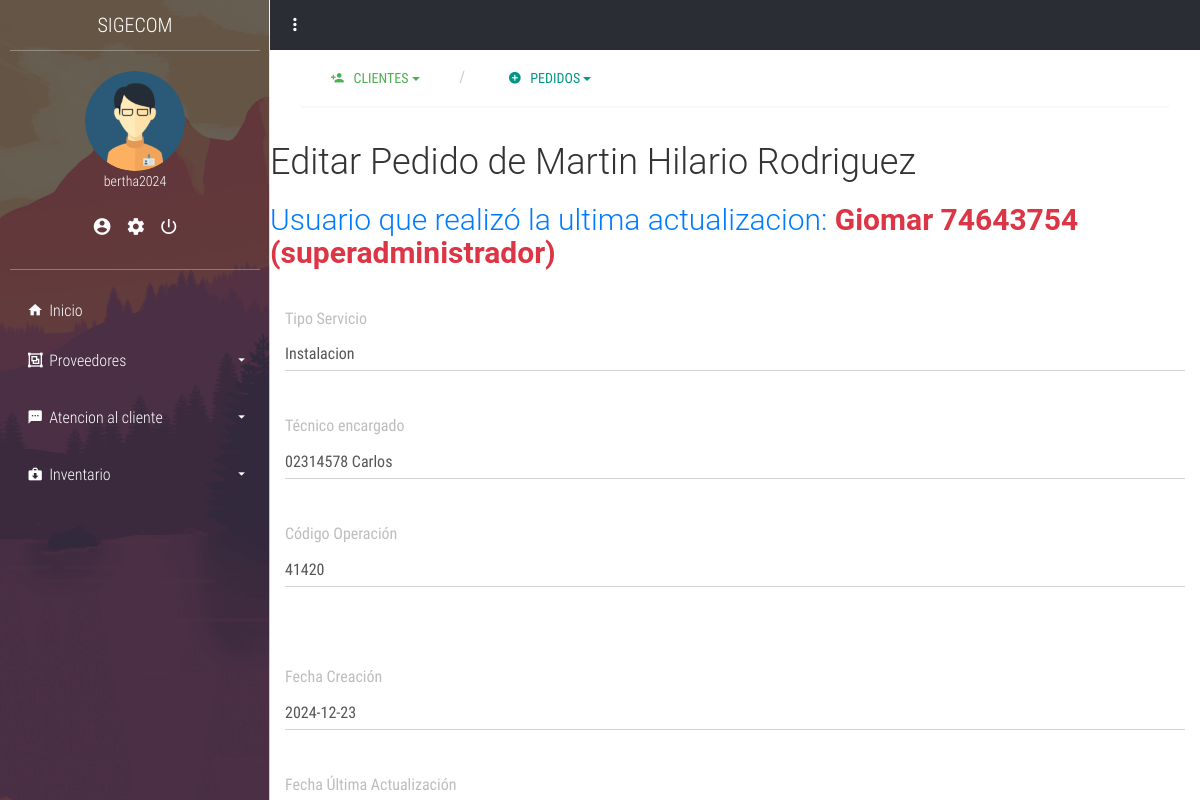
The page /atencion_cliente/pedidos/editar_pedido.php?ID=55 (signed in) on the database its author committed.
### tables this page shows
CREATE TABLE IF NOT EXISTS `usuario` (
  `ID_usuario` int NOT NULL AUTO_INCREMENT,
  `id_personal` int DEFAULT NULL,
  `Nombre_usuario` varchar(50) NOT NULL,
  `Correo` varchar(250) DEFAULT NULL,
  `password` varchar(100) NOT NULL,
  `ID_tipousuario` int DEFAULT NULL,
  `Estado` int DEFAULT '1',
  `confirmado` int NOT NULL DEFAULT '0',
  `codigo` varchar(4) DEFAULT NULL,
  `token` int DEFAULT NULL,
  `fecha` timestamp NOT NULL,
  PRIMARY KEY (`ID_usuario`),
  KEY `ID_tipousuario` (`ID_tipousuario`),
  KEY `id_Personal` (`id_personal`)
);

CREATE TABLE IF NOT EXISTS `cliente` (
  `ID_cliente` int NOT NULL AUTO_INCREMENT,
  `Dni` varchar(10) NOT NULL,
  `Nombre` varchar(100) NOT NULL,
  `Apellido_paterno` varchar(100) NOT NULL,
  `Apellido_materno` varchar(250) NOT NULL,
  `Dirección` varchar(100) NOT NULL,
  `Celular` varchar(11) NOT NULL,
  `Correo_Electronico` varchar(150) DEFAULT NULL,
  `Estado` int DEFAULT '1',
  PRIMARY KEY (`ID_cliente`)
);

CREATE TABLE IF NOT EXISTS `personal` (
  `ID_personal` int NOT NULL AUTO_INCREMENT,
  `Dni` varchar(10) NOT NULL,
  `Nombre` varchar(100) NOT NULL,
  `Apellido_paterno` varchar(250) NOT NULL,
  `Apellido_materno` varchar(250) NOT NULL,
  `Celular` varchar(11) NOT NULL,
  `Direccion` varchar(250) NOT NULL,
  `ID_cargo` int DEFAULT NULL,
  `Estado` varchar(50) DEFAULT NULL,
  PRIMARY KEY (`ID_personal`),
  KEY `fk_cargo_personal` (`ID_cargo`)
);

CREATE TABLE IF NOT EXISTS `atencion_cliente` (
  `ID` int NOT NULL AUTO_INCREMENT,
  `ID_usuario` int NOT NULL,
  `id_cliente` int NOT NULL,
  `ID_tipo_servicio` int NOT NULL,
  `Codigo_Operacion` varchar(50) NOT NULL,
  `fecha_creacion` datetime NOT NULL,
  `estado` int NOT NULL DEFAULT '1',
  PRIMARY KEY (`ID`),
  KEY `ID_tipo_servicio` (`ID_tipo_servicio`),
  KEY `id_cliente` (`id_cliente`)
);

CREATE TABLE IF NOT EXISTS `tipo_servicio` (
  `ID_tipo_servicio` int NOT NULL AUTO_INCREMENT,
  `Nom_servicio` varchar(11) NOT NULL,
  `Estado` int DEFAULT '1',
  PRIMARY KEY (`ID_tipo_servicio`)
);

### app/config.php (called while the page is built, shortened)
<?php
$URL = "http://localhost/sigecom/";

### layout/sesion.php (called while the page is built, shortened)
<?php
if (isset($_SESSION['sesion_usuario'])) {
    $nombre_usuario_sesion = $_SESSION['sesion_usuario'];
    $sql = "SELECT u.ID_usuario, u.Nombre_usuario, u.ID_tipousuario, tu.Nombre_tipousuario as rol, p.ID_cargo, u.Correo
            FROM usuario as u
            INNER JOIN tipo_usuario as tu ON u.ID_tipousuario = tu.ID_tipousuario
            INNER JOIN personal as p ON u.id_personal = p.ID_personal
            WHERE Nombre_usuario = :nombre_usuario_sesion";
    $query = $pdo->prepare($sql);
    $query->execute(['nombre_usuario_sesion' => $nombre_usuario_sesion]);
    $usuarios = $query->fetchAll(PDO::FETCH_ASSOC);
    foreach ($usuarios as $usuario) {
        $nombres_sesion = $usuario['Nombre_usuario'];
        $rol_sesion = $usuario['rol'];
    }
} else {
    echo "no existe sesion";
    header('Location: ' . $URL . '/login');
}

### atencion_cliente/pedidos/editar_pedido.php (the view, shortened to what this page needs)
<?php
include ('../../app/config.php');
include ('../../layout/sesion.php');
include ('../../layout/parte1.php');
if (isset($_GET['ID'])) {
    $id_pedido = $_GET['ID'];
}
$consulta_pedido = $pdo->prepare("SELECT ac.ID, ac.ID_usuario, ac.id_cliente, ac.ID_tipo_servicio, ac.Codigo_Operacion, ac.fecha_creacion, ac.estado
                                   FROM atencion_cliente ac
                                   WHERE ac.ID = :id_pedido");
$consulta_pedido->execute([':id_pedido' => $id_pedido]);
$fila_pedido = $consulta_pedido->fetch(PDO::FETCH_ASSOC);
$id = $fila_pedido['ID'];
$id_cliente = $fila_pedido['id_cliente'];
$id_tipo_servicio = $fila_pedido['ID_tipo_servicio'];
$Codigo_Operacion = $fila_pedido['Codigo_Operacion'];
$fecha_creacion = $fila_pedido['fecha_creacion'];
?>
<div class="container-fluid">
<?php include ('../../layout/cliente.php');?>
<div class="row">
    <?php
    $consulta_cliente = $pdo->prepare("SELECT Dni, Nombre, Apellido_paterno, Apellido_materno
                                       FROM cliente
                                       WHERE ID_cliente = :id_cliente");
    $consulta_cliente->execute([':id_cliente' => $id_cliente]);
    $fila_cliente = $consulta_cliente->fetch(PDO::FETCH_ASSOC);
    ?>
    <h1>Editar Pedido de <?php echo $fila_cliente['Nombre'] . ' ' . $fila_cliente['Apellido_paterno'] . ' ' . $fila_cliente['Apellido_materno']; ?></h1>
    <?php
    $consulta_usuario_ultima_actualizacion = $pdo->prepare("SELECT p.Nombre, p.Dni, u.Nombre_usuario
                                                            FROM historial_atencion_cliente h
                                                            INNER JOIN usuario u ON h.id_usuario = u.ID_usuario
                                                            INNER JOIN personal p ON u.id_personal = p.ID_personal
                                                            WHERE h.id_atencion_cliente = :id_pedido
                                                            ORDER BY h.fecha DESC
                                                            LIMIT 1");
    $consulta_usuario_ultima_actualizacion->execute([':id_pedido' => $id]);
    $fila_usuario_ultima_actualizacion = $consulta_usuario_ultima_actualizacion->fetch(PDO::FETCH_ASSOC);
    $usuario_ultima_actualizacion = isset($fila_usuario_ultima_actualizacion['Nombre']) && isset($fila_usuario_ultima_actualizacion['Dni']) && isset($fila_usuario_ultima_actualizacion['Nombre_usuario'])
        ? $fila_usuario_ultima_actualizacion['Nombre'] . ' ' . $fila_usuario_ultima_actualizacion['Dni'] . ' (' . $fila_usuario_ultima_actualizacion['Nombre_usuario'] . ')'
        : 'El usuario ya no trabaja con nosotros. Consultar el historial.';
    ?>
    <h2 style="color: #007bff">Usuario que realizó la ultima actualizacion: <span style="font-weight: bold; color: #dc3545;"><?php echo $usuario_ultima_actualizacion?></span></h2>
</div>
<form id="editarFormPedido<?php echo $id; ?>">
<div class="form-group">
    <input type="hidden" name="id_pedido-reg" value="<?php echo $id = $fila_pedido['ID']; ?>">
        <label for="tipo-servicio-<?php echo $id; ?>">Tipo Servicio</label>
        <select class="form-control" id="tipo-servicio-<?php echo $id; ?>" name="id_tipo_servicio-reg">
            <?php
            $consulta_tipo_servicio = $pdo->prepare("SELECT ID_tipo_servicio, Nom_servicio FROM tipo_servicio ORDER BY Nom_servicio");
            $consulta_tipo_servicio->execute();
            while ($fila_tipo_servicio = $consulta_tipo_servicio->fetch(PDO::FETCH_ASSOC)) {
                ?>
                <option value="<?php echo $fila_tipo_servicio['ID_tipo_servicio']; ?>" <?php echo $id_tipo_servicio == $fila_tipo_servicio['ID_tipo_servicio'] ? 'selected' : ''; ?>>
                    <?php echo htmlspecialchars($fila_tipo_servicio['Nom_servicio']); ?>
                </option>
                <?php
            }
            ?>
        </select>
</div>
<?php
$stmt3 = $pdo->prepare("SELECT ID_tecnico FROM detalle_cliente_tecnico WHERE ID_atencion_cliente = :ID_atencion_cliente");
$stmt3->bindParam(':ID_atencion_cliente', $id, PDO::PARAM_INT);
$stmt3->execute();
$fila_detalle_cliente_tecnico = $stmt3->fetch(PDO::FETCH_ASSOC);
$id_tecnico = isset($fila_detalle_cliente_tecnico['ID_tecnico']) ? $fila_detalle_cliente_tecnico['ID_tecnico'] : null;
if ($id_tecnico) {
    $stmt4 = $pdo->prepare("SELECT Dni, Nombre FROM personal WHERE ID_personal = (SELECT id_personal FROM tecnico WHERE ID_tecnico = :id)");
    $stmt4->bindParam(':id', $id_tecnico, PDO::PARAM_INT);
    $stmt4->execute();
    $fila_tecnico = $stmt4->fetch(PDO::FETCH_ASSOC);
    $id_tecnico = isset($fila_tecnico['Dni']) && isset($fila_tecnico['Nombre']) ? $fila_tecnico['Dni'] . ' ' . $fila_tecnico['Nombre'] : null;
}
?>
<?php if ($id_tecnico == null || $id_tecnico == 0): ?>
    <div class="form-group" style="display: none;">
        <label for="detalle-cliente-tecnico-<?php echo $id; ?>">Técnico encargado</label>
        <select class="form-control" id="id_atencion_cliente-reg <?php echo $id; ?>" name="id_atencion_cliente-reg">
            <?php if ($id_tecnico): ?>
                <option value="<?php echo $id_tecnico; ?>" selected><?php echo htmlspecialchars($id_tecnico); ?></option>
            <?php else: ?>
                <option value="Tecnico no asignado" selected>Técnico no asignado</option>
            <?php endif; ?>
            <?php
            $stmt4 = $pdo->prepare("SELECT t.ID_tecnico, p.Dni, p.Nombre FROM tecnico t
                                    INNER JOIN personal p ON t.id_personal = p.ID_personal
                                    ORDER BY p.Dni, p.Nombre");
            $stmt4->execute();
            while ($fila_tecnico = $stmt4->fetch(PDO::FETCH_ASSOC)) {
                if ($fila_tecnico['ID_tecnico'] != $id_tecnico) {
                    ?>
                    <option value="<?php echo $fila_tecnico['ID_tecnico']; ?>">
                        <?php echo htmlspecialchars("{$fila_tecnico['Dni']} {$fila_tecnico['Nombre']}"); ?>
                    </option>
                    <?php
                }
            }
            ?>
        </select>
    </div>
    <div class="form-group">
        <button type="button" class="btn btn-primary" onclick="window.location.href='<?php echo $URL; ?>tecnico/designar_tecnico.php?id_cliente=<?php echo $id_cliente = $fila_pedido['id_cliente'];; ?>'">Asignar Técnico Encargado</button>
    </div>
<?php else: ?>
    <div class="form-group">
        <label for="detalle-cliente-tecnico-<?php echo $id; ?>">Técnico encargado</label>
        <select class="form-control" id="id_atencion_cliente-reg <?php echo $id; ?>" name="id_atencion_cliente-reg">
            <?php if ($id_tecnico): ?>
                <option value="<?php echo $id_tecnico; ?>" selected><?php echo htmlspecialchars($id_tecnico); ?></option>
            <?php else: ?>
                <option value="Tecnico no asignado" selected>Técnico no asignado</option>
            <?php endif; ?>
        </select>
    </div>
<?php endif; ?>
<div class="form-group">
        <label for="codigo-operacion-<?php echo $id; ?>">Código Operación</label>
        <input type="text" class="form-control" id="codigo-operacion-<?php echo $id; ?>" name="codigo-operacion-reg" value="<?php echo htmlspecialchars($Codigo_Operacion); ?>" readonly onfocus="mostrarAviso('No se puede modificar el código de la operación');">
    </div>
    <div class="form-group">
    </div>
        <div class="form-group">
        <label for="fecha-creacion-<?php echo $id; ?>">Fecha Creación</label>
        <input type="text" class="form-control" id="fecha-creacion-<?php echo $id; ?>" name="fecha-creacion-reg" value="<?php echo date('Y-m-d', strtotime($fecha_creacion)); ?>" readonly onfocus="mostrarAviso('No se puede modificar la fecha de creación');">
    </div>
    <div class="form-group">
        <label for="fecha-ultima-actualizacion-<?php echo $id; ?>">Fecha Última Actualización</label>
    </div>
</form>
</div>

### layout/parte1.php (shortened to what this page needs)
<!DOCTYPE html>
<html lang="es">
<head>
	<link rel="stylesheet" href="<?php echo $URL; ?>/plant/css/main.css">
</head>
<body>
	<section class="full-box cover dashboard-sideBar">
		<div class="full-box dashboard-sideBar-ct">
			<div class="full-box text-uppercase text-center text-titles dashboard-sideBar-title">
				SIGECOM <i class="zmdi zmdi-close btn-menu-dashboard visible-xs"></i>
			</div>
			<div class="full-box dashboard-sideBar-UserInfo">
				<figure class="full-box">
					<img src="<?php echo $URL; ?>/plant/assets/avatars/AdminMaleAvatar.png" alt="UserIcon">
					<figcaption class="text-center text-titles"><?php echo $nombres_sesion; ?></figcaption>
				</figure>
				<ul class="full-box list-unstyled text-center">
					<li>
						<a href="<?php echo $URL; ?>/my_data" title="Mis datos">
							<i class="zmdi zmdi-account-circle"></i>
						</a>
					</li>
					<li>
						<a href="<?php echo $URL; ?>/my_account" title="Mi cuenta">
							<i class="zmdi zmdi-settings"></i>
						</a>
					</li>
					<li>
    <a href="#" title="Cerrar Sesión" onclick="confirmacionCerrarSesion(event)">
        <i class="zmdi zmdi-power"></i>
    </a>
</li>
				</ul>
			</div>
			<ul class="list-unstyled full-box dashboard-sideBar-Menu">
				<li>
					<a href="<?php echo $URL; ?>/home.php">
						<i class="zmdi zmdi-home zmdi-hc-fw"></i> Inicio
					</a>
				</li>
				<?php if ($rol_sesion !== "tecnico"): ?>
				<li>
					<a href="#!" class="btn-sideBar-SubMenu">
						<i class="zmdi zmdi-group zmdi-hc-fw"></i> Proveedores <i class="zmdi zmdi-caret-down pull-right"></i>
					</a>
					<ul class="list-unstyled full-box">
					</ul>
				</li>
<?php endif; ?>
				<?php if ($rol_sesion !== "tecnico"): ?>
				<li>
					<a href="#!" class="btn-sideBar-SubMenu">
						<i class="zmdi zmdi-comment-more zmdi-hc-fw"></i> Atencion al cliente<i class="zmdi zmdi-caret-down pull-right"></i>
					</a>
					<ul class="list-unstyled full-box">
					</ul>
				</li>
				<?php endif; ?>
				<?php if ($rol_sesion !== "tecnico"): ?>
				<li>
					<a href="#!" class="btn-sideBar-SubMenu">
						<i class="zmdi zmdi-case-download zmdi-hc-fw"></i> Inventario <i class="zmdi zmdi-caret-down pull-right"></i>
					</a>
					<ul class="list-unstyled full-box">
					</ul>
				</li>
				<?php endif; ?>
			</ul>
		</div>
	</section>
	<section class="full-box dashboard-contentPage">
		<nav class="full-box dashboard-Navbar">
			<ul class="full-box list-unstyled text-right">
				<li class="pull-left">
					<a href="#!" class="btn-menu-dashboard"><i class="zmdi zmdi-more-vert"></i></a>
				</li>
			</ul>
		</nav>
</body>
</html>

### plant/css/main.css (style rules this page uses)
body, html { background-color: #fff; width: 100%; height: 100%; margin: 0; padding: 0; position: relative; font-size: 16px; font-family: 'RobotoCondensed'; overflow: hidden; }
.full-box { margin: 0; padding: 0; width: 100%; box-sizing: border-box; }
.cover { background: 50% 50% no-repeat; background-size: cover; }
.text-titles { font-family: 'RobotoCondensedLight' }
.dashboard-sideBar, .dashboard-contentPage { position: absolute; top: 0; height: 100%; transition: all .3s ease-in-out; }
.dashboard-sideBar, .dashboard-sideBar-ct { width: 270px; }
.dashboard-sideBar { left: 0; z-index: 2; background-image: url('../assets/img/sideBar.png'); border-right: 1px solid rgba(255, 255, 255, .7); overflow: hidden; }
.dashboard-sideBar-ct { position: relative; height: 100%; background-color: rgba(42, 45, 52, 0.7); padding: 0 10px; padding-bottom: 30px; }
.dashboard-sideBar-title, .dashboard-sideBar-title > i { height: 50px; line-height: 50px; color: #fff; font-size: 20px; }
.dashboard-sideBar-title { position: relative; }
.dashboard-sideBar-UserInfo { border-top: 1px solid rgba(255, 255, 255, .3); border-bottom: 1px solid rgba(255, 255, 255, .3); color: #fff; font-size: 14px; padding: 20px 0; }
.dashboard-sideBar-UserInfo figure img { width: 100px; height: 100px; border-radius: 100%; display: block; margin: 0 auto; }
.dashboard-sideBar-UserInfo ul { margin-top: 15px; }
.dashboard-sideBar-UserInfo ul > li, .dashboard-sideBar-UserInfo ul > li > a { display: inline-block; color: #fff; }
.dashboard-sideBar-UserInfo ul > li > a { outline: none; font-size: 20px; padding: 7px; transition: all .3s ease-in-out; }
.dashboard-sideBar-Menu { padding-top: 15px; }
.dashboard-sideBar-Menu > li, .dashboard-sideBar-Menu > li > a, .dashboard-sideBar-Menu > li > ul > li, .dashboard-sideBar-Menu > li > ul > li > a { line-height: 50px; font-family: "RobotoCondensedLight"; display: block; color: #fff; text-decoration: none; border-radius: 4px; transition: all .3s ease-in-out; position: relative; }
.dashboard-sideBar-Menu > li > a > i.zmdi-caret-down { line-height: 50px; transition: all .3s ease-in-out; }
.dashboard-sideBar-Menu > li > a { padding: 0 15px; box-sizing: border-box; height: 50px; outline: none; }
.dashboard-sideBar-Menu > li > ul { position: relative; padding-top: 7px; height: 0; overflow: hidden; }
.dashboard-contentPage { right: 0; z-index: 1; padding-left: 270px; }
.dashboard-Navbar, .dashboard-Navbar > ul, .dashboard-Navbar > ul >li, .dashboard-Navbar > ul > li > a { height: 50px; line-height: 50px; }
.dashboard-Navbar > ul > li > a { outline: none; }
.dashboard-Navbar { background-color: #2A2D34; overflow: hidden; }
.dashboard-Navbar > ul >li, .dashboard-Navbar > ul > li > a { display: inline-block; width: 50px; text-align: center; color: #fff; margin: 0; padding: 0; font-size: 20px; transition: all .3s ease-in-out; position: relative; }

### rows shown on the page
usuario: Nombre_usuario "bertha2024"
cliente: Nombre "Martin", Apellido_paterno "Hilario", Apellido_materno "Rodriguez"
usuario: usuario_ultima_actualizacion "Giomar 74643754 (superadministrador)"
atencion_cliente: id_tipo_servicio-reg "Instalacion", codigo-operacion-reg "41420", fecha-creacion-reg "2024-12-23"
personal: id_atencion_cliente-reg "02314578 Carlos"
